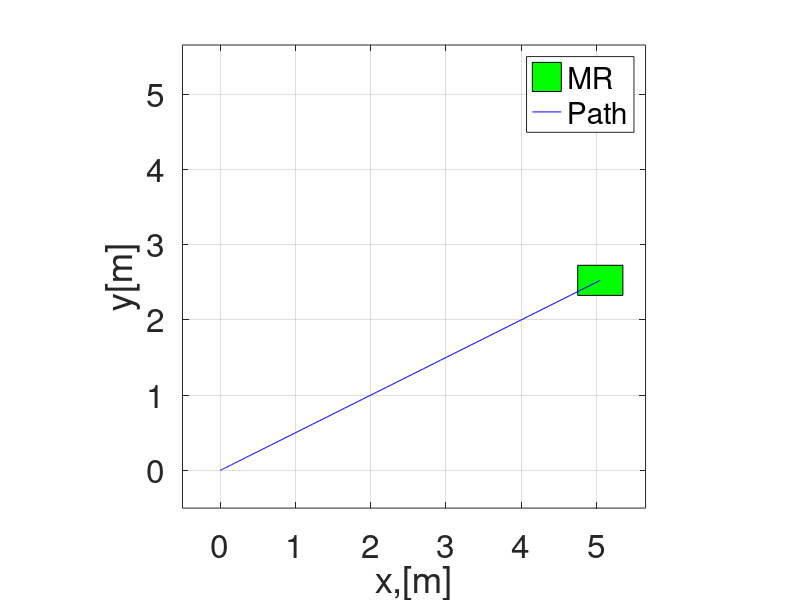
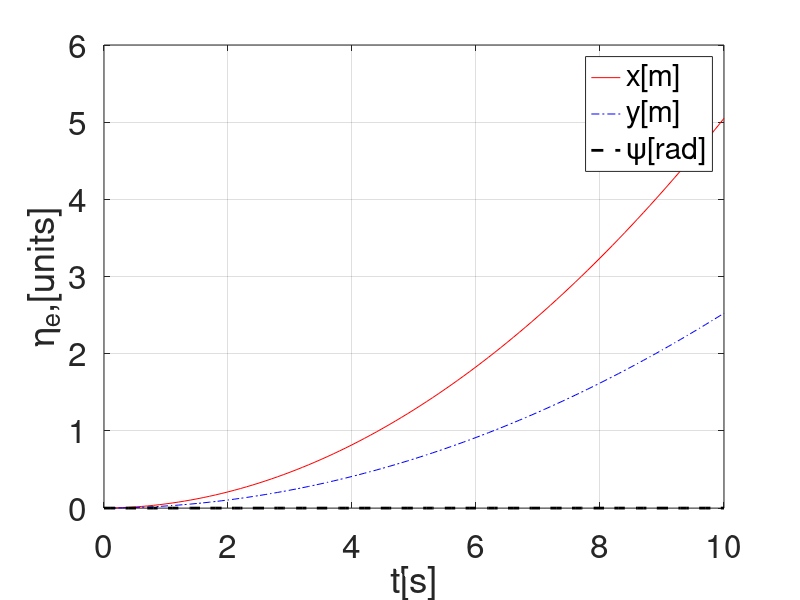

Here is the MATLAB script that generated these plots, in order:
%% Dynamic Model of a land-based Mobile Robot

clear all;
clc;
close all;

%% Simulation Parameters
dt = 0.1; % Step-size
ts = 10; % Simulation Time
t = 0:dt:ts; % Time Span

%% Initial Conditions
eta0 = [0;
        0;
        0]; % Initial position and orientation of the vehicle

zeta0 = [0;
        0;
        0]; % Initial vector of input commands
eta(:,1)=eta0;
zeta(:,1)=zeta0;

%% Robot Parameters

m = 10; % Mass of the Mobile Robot
Iz = 0.1; % Inertia of the Mobile Robot
xcb=0; ycb=0; % Coordinates of C (Center of Mass)

%% State Propagation

for i=1:length(t)
    u=zeta(1,i); v=zeta(2,i); r=zeta(3,i);
    D=[ m,0,-ycb*m;
        0,m,xcb*m;
        -ycb*m,xcb*m,Iz+m*(xcb^2+ycb^2)]; % Inertia Matrix
    n_v=[-m*r*(v+xcb*r);
        m*r*(u-ycb*r);
        m*r*(xcb+ycb*v)]; % Other Vector
    tau(:,i)=[1;
        0.5;
        0]; %
    psi=eta(3,i);
    J_eta =  [cos(psi),-sin(psi),0;
        sin(psi),cos(psi),0;
        0,0,1]; % Jacobian Matrix
    zeta_dot(:,i) = inv(D)*(tau(:,i)-n_v); % Added semicolon to end the line
    zeta(:,i+1)=zeta(:,i)+dt*zeta_dot(:,i); % Velocity Update, changed zeta_dot(:,1) to zeta_dot(:,i)
    eta(:,i+1)=eta(:,i)+dt*(J_eta*zeta(:,i)+zeta_dot(:,i)*dt); % State Update, changed zeta(:,1) to zeta(:,i)
end

%% Animation
l=0.6; % Length of the Mobile Robot
w=0.4; % Width of the Mobile Robot
mr_co=[-l/2,l/2,l/2,-l/2,-l/2;
    -w/2,-w/2,w/2,w/2,-w/2]; % Mobile Robot Coordinates
figure
for i=1:length(t) % Animation starts here
    psi = eta(3,i);
    R_psi=[cos(psi),-sin(psi);
        sin(psi),cos(psi)]; % Rotation Matrix
    v_pos = R_psi*mr_co; % Changed ^ to *
    fill(v_pos(1,:)+eta(1,i),v_pos(2,:)+eta(2,i),'g') % Removed extra comma
    hold on, grid on
    l_lim = min(min(eta(1:2,:)));
    u_lim = max(max(eta(1:2,:)));
    axis([-0.5+l_lim, 0.5+u_lim, -0.5+l_lim, 0.5+u_lim]), axis square % Added commas
    plot(eta(1,1:i),eta(2,1:i),'b-');
    legend('MR','Path')
    set(gca,'fontsize',24)
    xlabel('x,[m]'); ylabel('y[m]');
    pause(0.1);
    hold off
end % Animation ends

%% Plotting Function
figure
plot(t,eta(1,1:length(t)),'r-',t,eta(2,1:length(t)),'b-.',t,eta(3,1:length(t)),'k--','LineWidth',2); % Changed 1:i to 1:length(t)
legend('x[m]','y[m]','\psi[rad]');
set(gca,'fontsize',24)
grid on
xlabel('t[s]')
ylabel('\eta_e,[units]');
